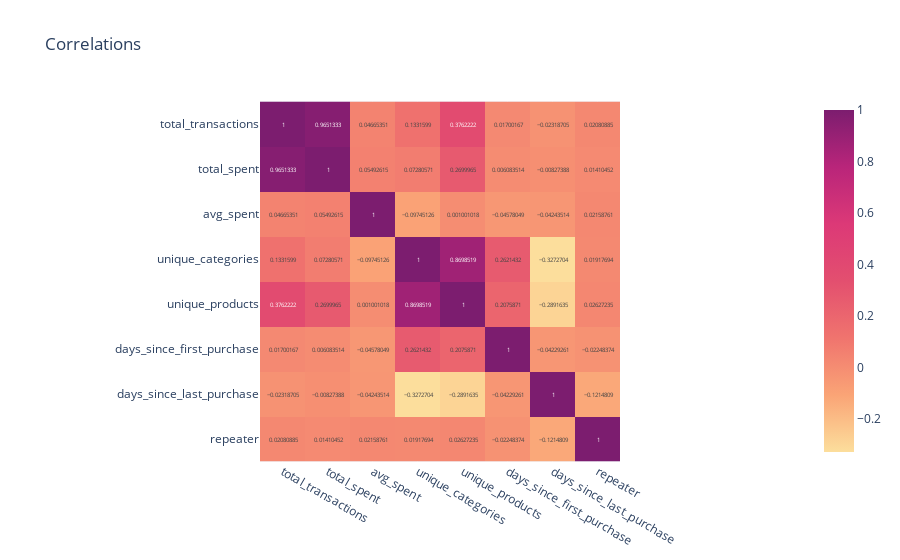

Here is the notebook cell this chart was saved with:
### Code cell
cols_corr = ["total_transactions", "total_spent", "avg_spent",
             "unique_categories", "unique_products", "days_since_first_purchase", "days_since_last_purchase", "repeater"]

col_features = "features"

assembler = VectorAssembler(inputCols=cols_corr, outputCol=col_features)
df_features = assembler.transform(df_train_data_with_repeater).select(col_features)

corr_matrix = Correlation.corr(df_features, col_features).collect()[0][0].toArray().tolist()

print(f'Computed correlations among {cols_corr}:')
fig = px.imshow(corr_matrix, title='Correlations',
                x = cols_corr, y = cols_corr,
                color_continuous_scale='Sunsetdark',  # Sunsetdark, RdBu_r
                text_auto=True)
fig.show()

### Figure 1 — Plotly figure (JSON) as saved in the notebook; plotly's stock layout.template omitted (floating-point values rounded to 4 significant figures)
{"data": [{"coloraxis": "coloraxis", "hovertemplate": "x: %{x}<br>y: %{y}<br>color: %{z}<extra></extra>", "name": "0", "texttemplate": "%{z}", "type": "heatmap", "x": ["total_transactions", "total_spent", "avg_spent", "unique_categories", "unique_products", "days_since_first_purchase", "days_since_last_purchase", "repeater"], "xaxis": "x", "y": ["total_transactions", "total_spent", "avg_spent", "unique_categories", "unique_products", "days_since_first_purchase", "days_since_last_purchase", "repeater"], "yaxis": "y", "z": [[1.0, 0.9651, 0.04665, 0.1332, 0.3762, 0.017, -0.02319, 0.02081], [0.9651, 1.0, 0.05493, 0.07281, 0.27, 0.006084, -0.008274, 0.0141], [0.04665, 0.05493, 1.0, -0.09745, 0.001001, -0.04578, -0.04244, 0.02159], [0.1332, 0.07281, -0.09745, 1.0, 0.8699, 0.2621, -0.3273, 0.01918], [0.3762, 0.27, 0.001001, 0.8699, 1.0, 0.2076, -0.2892, 0.02627], [0.017, 0.006084, -0.04578, 0.2621, 0.2076, 1.0, -0.04229, -0.02248], [-0.02319, -0.008274, -0.04244, -0.3273, -0.2892, -0.04229, 1.0, -0.1215], [0.02081, 0.0141, 0.02159, 0.01918, 0.02627, -0.02248, -0.1215, 1.0]]}], "layout": {"coloraxis": {"colorscale": [[0, "rgb(252, 222, 156)"], [0.1667, "rgb(250, 164, 118)"], [0.3333, "rgb(240, 116, 110)"], [0.5, "rgb(227, 79, 111)"], [0.6667, "rgb(220, 57, 119)"], [0.8333, "rgb(185, 37, 122)"], [1, "rgb(124, 29, 111)"]]}, "title": {"text": "Correlations"}, "xaxis": {"anchor": "y", "constrain": "domain", "domain": [0, 1], "scaleanchor": "y"}, "yaxis": {"anchor": "x", "autorange": "reversed", "constrain": "domain", "domain": [0, 1]}}}
